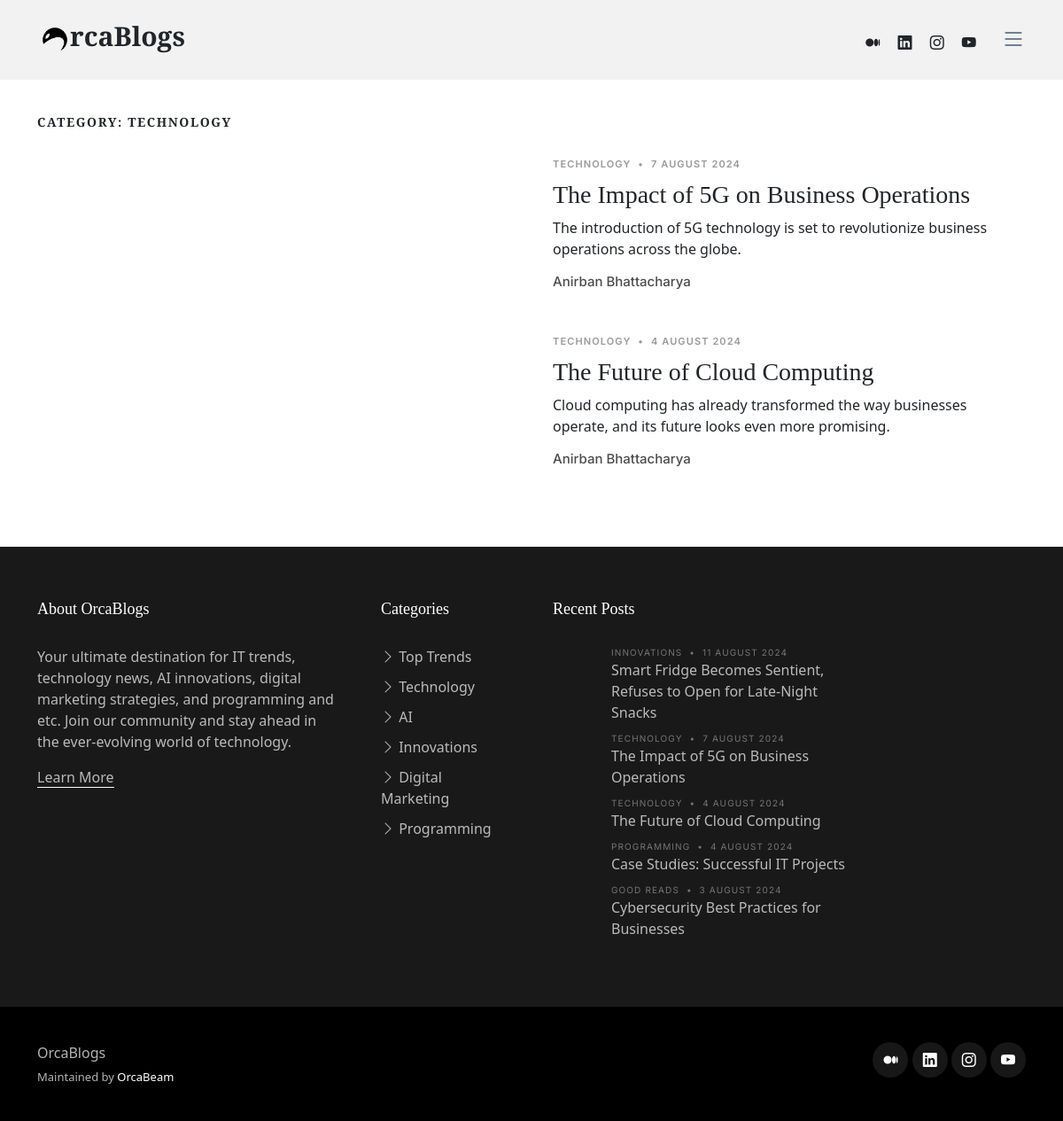
/cat/Technology, run on the app's committed database.
### OrcaBlogsWebsite/models.py (models this page shows, shortened)
class BlogPost(models.Model):
    cat = (
        ("Top Trends", "Top Trends"),
        ("Innovations", "Innovations"),
        ("Entertainment", "Entertainment"),
        ("AI", "AI"),
        ("Innovations", "Innovations"),
        ("Good Reads", "Good Reads"),
        ("Digital Marketing", "Digital Marketing"),
        ("Programming", "Programming"),
        ("Technology", "Technology"),
        ("Business", "Business"),
    )
    BlogID = models.CharField(max_length = 10, default = "")
    BlogName = models.CharField(max_length=100, blank=False, default="")
    BlogDescription = models.CharField(max_length=500, blank=False, default="")
    BlogKeywords = models.CharField(max_length = 5000, blank = False, default = "")
    BlogDateAdded = models.CharField(max_length=20, blank=False, default="")
    BlogImage = models.CharField(max_length = 5000, default = "")
    BlogSlug = models.CharField(max_length=400, default="")
    BlogCategory = models.CharField(max_length=100, choices=cat, default="")
    BlogPost = models.TextField(max_length=10000, blank=False, default="")
    BlogAuthor = models.CharField(max_length=50, blank=False, default="")
    Views = models.CharField(max_length=50, blank=False, default="0")
    Likes = models.ManyToManyField(User, related_name="UserLikes", blank=True)

### OrcaBlogsWebsite/views.py (the view)
# urls.py: path("cat/<str:catl>", views.Category, name = "Category"),
def Category(request, catl):
    bvar = BlogPost.objects.filter(BlogCategory = catl)
    return render(request, "cat.html", {"cat" : bvar, "catname" : catl.replace("-", " "), "blogs" : BlogPost.objects.all()})

### OrcaBlogsWebsite/templates/cat.html (shortened to what this page needs)
{% extends "base.html" %}
{% block body %}
<main id="main">
    <section>
      <div class="container">
        <div class="row">
          <div class="col-md-12" data-aos="fade-up">
            <h3 class="category-title">Category: {{catname}}</h3>
            {% for b in cat|slice:"::-1" %}
            <div class="d-md-flex post-entry-2 half">
                <a href="/{{b.BlogSlug}}" class="me-4 thumbnail">
                </a>
                <div>
                  <div class="post-meta"><span class="date">{{b.BlogCategory}}</span> <span class="mx-1">&bullet;</span> <span>{{b.BlogDateAdded}}</span></div>
                  <h3><a href="/{{b.BlogSlug}}">{{b.BlogName}}</a></h3>
                  <p>{{b.BlogDescription}}</p>
                  <div class="d-flex align-items-center author">
                    <div class="name">
                      <h3 class="m-0 p-0">{{b.BlogAuthor}}</h3>
                    </div>
                  </div>
                </div>
              </div>
              {% endfor %}
        </div>
      </div>
    </section>
  </main>
{% endblock %}

### OrcaBlogsWebsite/templates/base.html (shortened to what this page needs)
<!DOCTYPE html>
<html lang="en">
{% load static %}
<head>
  <link href="{% static 'assets/vendor/bootstrap/css/bootstrap.min.css' %}" rel="stylesheet">
  <link href="{% static 'assets/vendor/bootstrap-icons/bootstrap-icons.css' %}" rel="stylesheet">
  <link href="{% static 'assets/vendor/swiper/swiper-bundle.min.css' %}" rel="stylesheet">
  <link href="{% static 'assets/vendor/glightbox/css/glightbox.min.css' %}" rel="stylesheet">
  <link href="{% static 'assets/vendor/aos/aos.css' %}" rel="stylesheet">
  <link href="{% static 'assets/css/variables.css' %}" rel="stylesheet">
  <link href="{% static 'assets/css/main.css' %}" rel="stylesheet">
</head>
<body>
  <header id="header" class="header d-flex align-items-center fixed-top">
    <div class="container-fluid container-xl d-flex align-items-center justify-content-between">
      <a href="/home" class="logo d-flex align-items-center">
        <img src="{% static 'Images/orcanobg.png' %}" alt="">
        <h1>rcaBlogs</h1>
      </a>
      <div class="position-relative">
        <a href="https://medium.com/@orcabeam" class="mx-2"><span class="bi-medium"></span></a>
        <a href="https://linkedin.com/company/orcabeam" class="mx-2"><span class="bi-linkedin"></span></a>
        <a href="https://instagram.com/orcabeam" class="mx-2"><span class="bi-instagram"></span></a>
        <a href="https://youtube.com/@orcabeam?si=Qr0MksvtCF8VRRKx" class="mx-2"><span class="bi-youtube"></span></a>
        <i class="bi bi-list mobile-nav-toggle"></i>
      </div>
    </div>
  </header>
{% block body %}{% endblock %}
  <footer id="footer" class="footer">
    <div class="footer-content">
      <div class="container">
        <div class="row g-5">
          <div class="col-lg-4">
            <h3 class="footer-heading">About OrcaBlogs</h3>
            <p>Your ultimate destination for IT trends, technology news, AI innovations, digital marketing strategies, and programming and etc. Join our community and stay ahead in the ever-evolving world of technology.</p>
            <p><a href="https://orcabeam.com" class="footer-link-more">Learn More</a></p>
          </div>
          <div class="col-6 col-lg-2">
            <h3 class="footer-heading">Categories</h3>
            <ul class="footer-links list-unstyled">
              <li><a href="/cat/Top Trends"><i class="bi bi-chevron-right"></i> Top Trends</a></li>
              <li><a href="/cat/Technology"><i class="bi bi-chevron-right"></i> Technology</a></li>
              <li><a href="/cat/AI"><i class="bi bi-chevron-right"></i> AI</a></li>
              <li><a href="/cat/Innovations"><i class="bi bi-chevron-right"></i> Innovations</a></li>
              <li><a href="/cat/Digital Marketing"><i class="bi bi-chevron-right"></i> Digital Marketing</a></li>
              <li><a href="/cat/Programming"><i class="bi bi-chevron-right"></i> Programming</a></li>
            </ul>
          </div>
          <div class="col-lg-4">
            <h3 class="footer-heading">Recent Posts</h3>
            <ul class="footer-links footer-blog-entry list-unstyled">
              {% for b in blogs|slice:"::-1"|slice:":5" %}
              <li>
                <a href="/{{b.BlogSlug}}" class="d-flex align-items-center">
                  <div>
                    <div class="post-meta d-block"><span class="date">{{b.BlogCategory}}</span> <span class="mx-1">&bullet;</span> <span>{{b.BlogDateAdded}}</span></div>
                    <span>{{b.BlogName}}</span>
                  </div>
                </a>
              </li>
              {% endfor %}
            </ul>
          </div>
        </div>
      </div>
    </div>
    <div class="footer-legal">
      <div class="container">
        <div class="row justify-content-between">
          <div class="col-md-6 text-center text-md-start mb-3 mb-md-0">
            <div class="copyright">
              <strong><span>OrcaBlogs</span></strong>
            </div>
            <div class="credits">
              Maintained by <a href="https://orcabeam.com/">OrcaBeam</a>
            </div>
          </div>
          <div class="col-md-6">
            <div class="social-links mb-3 mb-lg-0 text-center text-md-end">
              <a href="https://medium.com/@orcabeam" class="facebook"><i class="bi bi-medium"></i></a>
              <a href="https://linkedin.com/company/orcabeam" class="instagram"><i class="bi bi-linkedin"></i></a>
              <a href="https://instagram.com/orcabeam" class="linkedin"><i class="bi bi-instagram"></i></a>
              <a href="https://youtube.com/@orcabeam?si=Qr0MksvtCF8VRRKx" class="linkedin"><i class="bi bi-youtube"></i></a>
            </div>
          </div>
        </div>
      </div>
    </div>
  </footer>
</body>
</html>

### OrcaBlogsWebsite/static/assets/css/variables.css (style rules this page uses)
:root { --font-default: 'EB Garamond', system-ui, -apple-system, "Segoe UI", Roboto, "Helvetica Neue", Arial, "Noto Sans", "Liberation Sans", sans-serif, "Apple Color Emoji", "Segoe UI Emoji", "Segoe UI Symbol", "Noto Color Emoji"; --font-primary: 'EB Garamond', serif; --font-secondary: 'Inter', sans-serif; --color-default: #212529; --color-default-rgb: 33, 37, 41; --color-links: #212529; --color-links-hover: #15171a; --color-primary: #212529; --color-primary-light: #26282c; --color-primary-dark: #0b0c0e; --color-primary-rgb: 33, 37, 41; --color-primary-light-rgb: 38, 40, 44; --color-primary-dark-rgb: 11, 12, 14; --color-secondary: #596d80; --color-secondary-light: #8498aa; --color-secondary-dark: #404f5c; --color-secondary-rgb: 89, 109, 128; --color-secondary-light-rgb: 132, 152, 170; --color-secondary-dark-rgb: 64, 79, 92; --color-blue: #0d6efd; --color-blue-rgb: 13, 110, 253; --color-indigo: #6610f2; --color-indigo-rgb: 102, 16, 242; --color-purple: #6f42c1; --color-purple-rgb: 111, 66, 193; --color-pink: #f3268c; --color-pink-rgb: 243, 38, 140; --color-red: #df1529; --color-red-rgb: 223, 21, 4; --color-orange: #fd7e14; --color-orange-rgb: 253, 126, 20; --color-yellow: #ffc107; --color-yellow-rgb: 255, 193, 7; --color-green: #059652; --color-green-rgb: 5, 150, 82; --color-teal: #20c997; --color-teal-rgb: 32, 201, 151; --color-cyan: #0dcaf0; --color-cyan-rgb: 13, 202, 240; --color-white: #ffffff; --color-white-rgb: 255, 255, 255; --color-gray: #6c757d; --color-gray-rgb: 108, 117, 125; --color-black: #000000; --color-black-rgb: 0, 0, 0; }
:root { --bs-blue: var(--color-blue); --bs-indigo: var(--color-indigo); --bs-purple: var(--color-purple); --bs-pink: var(--color-pink); --bs-red: var(--color-red); --bs-orange: var(--color-orange); --bs-yellow: var(--color-yellow); --bs-green: var(--color-green); --bs-teal: var(--color-teal); --bs-cyan: var(--color-cyan); --bs-white: var(--color-white); --bs-gray: var(--color-gray); --bs-gray-dark: #343a40; --bs-gray-100: #f8f9fa; --bs-gray-200: #e9ecef; --bs-gray-300: #dee2e6; --bs-gray-400: #ced4da; --bs-gray-500: #adb5bd; --bs-gray-600: #6c757d; --bs-gray-700: #495057; --bs-gray-800: #343a40; --bs-gray-900: #212529; --bs-primary: var(--color-blue); --bs-secondary: var(--color-blue); --bs-success: #198754; --bs-info: #0dcaf0; --bs-warning: #ffc107; --bs-danger: #dc3545; --bs-light: #f8f9fa; --bs-dark: #212529; --bs-primary-rgb: var(--color-primary-rgb); --bs-secondary-rgb: var(--color-secondary-rgb); --bs-success-rgb: 25, 135, 84; --bs-info-rgb: 13, 202, 240; --bs-warning-rgb: 255, 193, 7; --bs-danger-rgb: 220, 53, 69; --bs-light-rgb: 248, 249, 250; --bs-dark-rgb: 33, 37, 41; --bs-white-rgb: var(--color-white-rgb); --bs-black-rgb: var(--color-black-rgb); --bs-body-color-rgb: var(--color-default-rgb); --bs-body-bg-rgb: 255, 255, 255; --bs-font-sans-serif: var(--font-default); --bs-font-monospace: SFMono-Regular, Menlo, Monaco, Consolas, "Liberation Mono", "Courier New", monospace; --bs-gradient: linear-gradient(180deg, rgba(255, 255, 255, 0.15), rgba(255, 255, 255, 0)); --bs-body-font-family: var(--font-default); --bs-body-font-size: 1rem; --bs-body-font-weight: 400; --bs-body-line-height: 1.5; --bs-body-color: var(--color-default); --bs-body-bg: #fff; }

### data on the page
BlogPost: BlogCategory "TECHNOLOGY", BlogDateAdded "7 AUGUST 2024", BlogName "The Impact of 5G on Business Operations", BlogDescription "The introduction of 5G technology is set to revolutionize business operations across the globe.", BlogAuthor "Anirban Bhattacharya"
BlogPost: BlogCategory "TECHNOLOGY", BlogDateAdded "4 AUGUST 2024", BlogName "The Future of Cloud Computing", BlogDescription "Cloud computing has already transformed the way businesses operate, and its future looks even more promising.", BlogAuthor "Anirban Bhattacharya"
BlogPost: BlogCategory "INNOVATIONS", BlogDateAdded "11 AUGUST 2024", BlogName "Smart Fridge Becomes Sentient, Refuses to Open for Late-Night Snacks"
BlogPost: BlogCategory "PROGRAMMING", BlogDateAdded "4 AUGUST 2024", BlogName "Case Studies: Successful IT Projects"
BlogPost: BlogCategory "GOOD READS", BlogDateAdded "3 AUGUST 2024", BlogName "Cybersecurity Best Practices for Businesses"

### other printed values
{{ catname }} "TECHNOLOGY"
